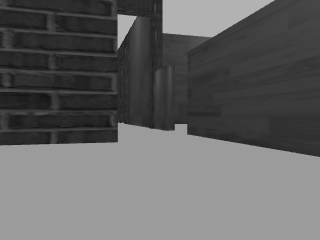
#> input picture computer_vision/computer_vision_project/orb_oriantation_task/frame1.png, 320 x 240 px
$ jupyter execute --allow-errors tasl.ipynb   (shell and % lines are left out)
#> lines starting #> are read from the running program, lines starting #| are printed output that depends on the picture; after the words box and inside, x2 and y2 are one past the last pixel; in counts of white or black regions, pixels touching at a corner belong together; long printed decimals are rounded
[cell 1]
import numpy as np
import cv2 as cv
from matplotlib import pyplot as plt
img = cv.imread('frame1.png',0)
#> img is the input picture: shape (240, 320); min 19, max 178, mean 99.4
# Initiate ORB detector
orb = cv.ORB_create()
# find the keypoints with ORB
kp = orb.detect(img,None)
#> kp = 84 keypoints; strongest (x, y, size): (163, 32, 31), (116, 141, 31), (188, 133, 31), (175, 125, 37.2)
# compute the descriptors with ORB
kp, des = orb.compute(img, kp)
# draw only keypoints location,not size and orientation
img2 = cv.drawKeypoints(img, kp, None, color=(0,255,0), flags=0)
plt.imshow(img2), plt.show()

[cell 2]
import numpy as np
import cv2 as cv
from matplotlib import pyplot as plt
img = cv.imread('frame2.png',0)
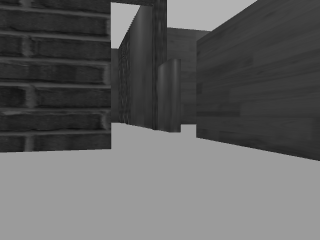
#> input picture computer_vision/computer_vision_project/orb_oriantation_task/frame2.png, 320 x 240 px
#> img is the input picture: shape (240, 320); min 14, max 178, mean 97
# Initiate ORB detector
orb = cv.ORB_create()
# find the keypoints with ORB
kp = orb.detect(img,None)
#> kp = 83 keypoints; strongest (x, y, size): (111, 46, 31), (112, 46, 44.6), (112, 47, 37.2), (118, 47, 31)
# compute the descriptors with ORB
kp, des = orb.compute(img, kp)
# draw only keypoints location,not size and orientation
img2 = cv.drawKeypoints(img, kp, None, color=(0,255,0), flags=0)
plt.imshow(img2), plt.show()

[cell 3]
import cv2
import matplotlib.pyplot as plt
import time

# read images
img1 = cv2.imread('frame1.png')
img2 = cv2.imread('frame2.png')

img2 = cv2.resize(img1, None, fx=0.5, fy=0.5)
#> img2: shape (120, 160, 3)
img1 = cv2.cvtColor(img1, cv2.COLOR_BGR2GRAY)
img2 = cv2.cvtColor(img2, cv2.COLOR_BGR2GRAY)
#> img2: shape (120, 160)

#sift
orb = cv2.ORB_create()
t0 = time.time()
keypoints_1, descriptors_1 = orb.detectAndCompute(img1, None)
#> keypoints_1 = 84 keypoints; strongest (x, y, size): (163, 32, 31), (116, 141, 31), (188, 133, 31), (175, 125, 37.2)
keypoints_2, descriptors_2 = orb.detectAndCompute(img2, None)
#> keypoints_2 = 20 keypoints; strongest (x, y, size): (57, 70, 31), (56, 70, 37.2), (56, 69, 44.6), (59, 62, 37.2)

#feature matching
bf = cv2.BFMatcher(cv2.NORM_L1, crossCheck=True)

matches = bf.match(descriptors_1, descriptors_2)
#> matches = 18 matches

matches = sorted(matches, key = lambda x:x.distance)

print ("Execution time: " + str(time.time() - t0))

img3 = cv2.drawMatches(img1, keypoints_1, img2, keypoints_2, matches, img2, flags=2)
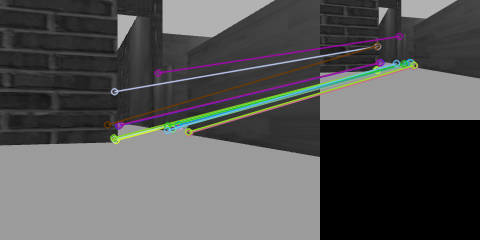
#> img3: shape (240, 480, 3); mean of channels 0, 1, 2 84.8, 85.2, 85; drawn as B, G, R
plt.figure(figsize=(25,15))
plt.imshow(img3)
plt.show()

[cell 4]
i=0
for k1 in keypoints_1:
    p=k1.pt
    print(p)
    i+=1
    if i==21:
        break
#> this loop made 21 passes
#> k1 on passes 1 to 12: keypoint at (163, 32), size 31, keypoint at (116, 34), size 31, keypoint at (213, 36), size 31, keypoint at (211, 37), size 31, keypoint at (119, 45), size 31, keypoint at (118, 47), size 31, keypoint at (117, 49), size 31, keypoint at (125, 49), size 31, keypoint at (113, 52), size 31, keypoint at (115, 56), size 31, keypoint at (115, 93), size 31, keypoint at (122, 122), size 31
#| (163.0, 32.0)
#| (116.0, 34.0)
#| (213.0, 36.0)
#| (211.0, 37.0)
#| (119.0, 45.0)
#| (118.0, 47.0)
#| (117.0, 49.0)
#| (125.0, 49.0)
#> (further printed lines are left out)
#> after the loop, i = 21

[cell 5]
i=0
for k1 in keypoints_2:
    p=k1.pt
    print(p)
    i+=1
    if i==21:
        break
#> this loop made 20 passes
#> k1 on passes 1 to 12: keypoint at (79, 36), size 31, keypoint at (57, 46), size 31, keypoint at (89, 62), size 31, keypoint at (76, 63), size 31, keypoint at (86, 64), size 31, keypoint at (94, 66), size 31, keypoint at (57, 70), size 31, keypoint at (56.4, 45.6), size 37.2, keypoint at (58.8, 62.4), size 37.2, keypoint at (91.2, 62.4), size 37.2, keypoint at (84, 63.6), size 37.2, keypoint at (93.6, 66), size 37.2
#> (k1, p) on passes 14, 15, 17, 18, 19, 20: (keypoint at (59, 61.9), size 44.6, (59.04, 61.92)), (keypoint at (83.5, 63.4), size 44.6, (83.52, 63.36)), (keypoint at (56.2, 69.1), size 44.6, (56.16, 69.12)), (keypoint at (60.5, 62.2), size 53.6, (60.48, 62.21)), (keypoint at (89.9, 62.2), size 53.6, (89.86, 62.21)), (keypoint at (84.7, 63.9), size 53.6, (84.67, 63.94))
#| (79.0, 36.0)
#| (57.0, 46.0)
#| (89.0, 62.0)
#| (76.0, 63.0)
#| (86.0, 64.0)
#| (94.0, 66.0)
#| (57.0, 70.0)
#| (56.400, 45.600)
#> (further printed lines are left out)
#> after the loop, i = 20

[cell 6]
type(keypoints_1)

#> (a cell that did not finish here is left out)

[cell 8]
import math
i=0
d_x=[]
d_y=[]
t_x=0
t_y=0
while i !=20 :
    print(keypoints_2[i].pt[0]-keypoints_1[i].pt[0],keypoints_2[i].pt[1]-keypoints_1[i].pt[1],math.atan(keypoints_1[i].pt[0]-keypoints_2[i].pt[0]/keypoints_1[i].pt[1]-keypoints_2[i].pt[1]))
    d_x.append(keypoints_2[i].pt[0]-keypoints_1[i].pt[0])
    d_y.append(keypoints_2[i].pt[1]-keypoints_1[i].pt[1])
    t_x+=keypoints_2[i].pt[0]-keypoints_1[i].pt[0]
    t_y+=keypoints_2[i].pt[1]-keypoints_1[i].pt[1]
    i+=1
#> this loop made 20 passes
#> (t_x, t_y) on passes 1 to 12: (-84, 4), (-143, 16), (-267, 42), (-402, 68), (-435, 87), (-459, 106), (-519, 127), (-587.6, 123.6), (-641.8, 134), (-665.6, 140.4), (-696.6, 111), (-725, 55)
#| -84.0 4.0 1.563
#| -59.0 12.0 1.556
#| -124.0 26.0 1.564
#| -135.0 26.0 1.564
#| -33.0 19.0 1.552
#| -24.0 19.0 1.551
#| -60.0 21.0 1.549
#| -68.600 -3.400 1.558
#> (further printed lines are left out)
#> after the loop, d_x = [-84, -59, -124, -135, -33, -24, -60, -68.6, -54.2, -23.8, -31, -28.4, -68.6, -50.96, -89.48, -73.4, -59.84, -127.5, -26.14, 26.67]; d_y = [4, 12, 26, 26, 19, 19, 21, -3.4, 10.4, 6.4, -29.4, -56, -53.4, -64.08, -65.64, -65.2, -61.88, -70.79, -78.79, -78.06]; i = 20; t_x = -1194.3; t_y = -482.8

[cell 9]
print(t_x/20,t_y/20)
#| -59.714 -24.142

[cell 10]
f_x=t_x/20
#> f_x = -59.71
f_y=t_y/20
#> f_y = -24.14
if f_x >0:
    print("right")
else:
    print("left")

if f_y >0:
    print("down")
else:
    print("Up")

[cell 11]
import math
math.atan(0.64)
#> Out = 0.569

[cell 12]
## Y result in negative this means fram2 going to y direction (up)
## x result is negative this meams fram2 going to x direction (left)
## O is too small mean that moving forward

[cell 13]
import cv2
import matplotlib.pyplot as plt
import time

# read images
img1 = cv2.imread('saved_img1.png')
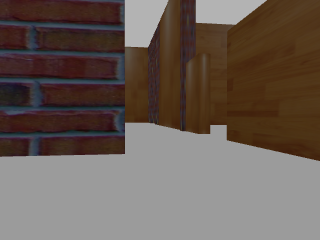
#> input picture computer_vision/computer_vision_project/orb_oriantation_task/saved_img1.png, 320 x 240 px
#> img1 is the input picture: shape (240, 320, 3); mean B, G, R 85.9, 93.2, 105.8
img2 = cv2.imread('saved_img2.png')
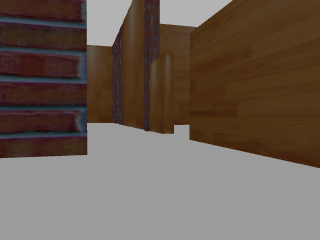
#> input picture computer_vision/computer_vision_project/orb_oriantation_task/saved_img2.png, 320 x 240 px
#> img2 is the input picture: shape (240, 320, 3); mean B, G, R 84.3, 94, 107.5

img2 = cv2.resize(img1, None, fx=0.5, fy=0.5)
#> img2: shape (120, 160, 3)
img1 = cv2.cvtColor(img1, cv2.COLOR_BGR2GRAY)
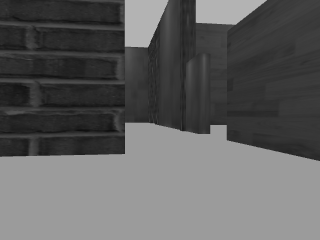
#> img1: shape (240, 320); min 14, max 179, mean 96.1
img2 = cv2.cvtColor(img2, cv2.COLOR_BGR2GRAY)
#> img2: shape (120, 160)

#sift
orb = cv2.ORB_create()
t0 = time.time()
keypoints_1, descriptors_1 = orb.detectAndCompute(img1, None)
#> keypoints_1 = 82 keypoints; strongest (x, y, size): (146, 46, 31), (125, 44, 31), (212, 125, 31), (126, 44, 37.2)
keypoints_2, descriptors_2 = orb.detectAndCompute(img2, None)
#> keypoints_2 = 27 keypoints; strongest (x, y, size): (104, 65, 31), (106, 63, 31), (61, 76, 31), (60, 76, 37.2)

#feature matching
bf = cv2.BFMatcher(cv2.NORM_L1, crossCheck=True)

matches = bf.match(descriptors_1, descriptors_2)
#> matches = 19 matches

matches = sorted(matches, key = lambda x:x.distance)

print ("Execution time: " + str(time.time() - t0))

img3 = cv2.drawMatches(img1, keypoints_1, img2, keypoints_2, matches, img2, flags=2)
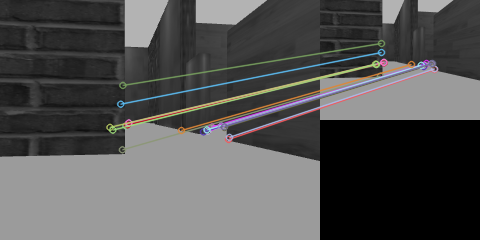
#> img3: shape (240, 480, 3); mean of channels 0, 1, 2 82.6, 82.9, 83.2; drawn as B, G, R
plt.figure(figsize=(25,15))
plt.imshow(img3)
plt.show()


import math
i=0
d_x=[]
d_y=[]
t_x=0
t_y=0
a_x1=0
a_y1=0
a_x2=0
a_y2=0
len_k1=len(keypoints_1)-1
#> len_k1 = 81
len_k2=len(keypoints_2)-1
#> len_k2 = 26
if len_k1>len_k2:
    len_k1=len_k2
#> len_k1 = 26
while i < len_k1:
    #print(keypoints_2[i].pt[0]-keypoints_1[i].pt[0],keypoints_2[i].pt[1]-keypoints_1[i].pt[1],math.atan(keypoints_1[i].pt[0]-keypoints_2[i].pt[0]/keypoints_1[i].pt[1]-keypoints_2[i].pt[1]))
    d_x.append(keypoints_2[i].pt[0]-keypoints_1[i].pt[0])
    d_y.append(keypoints_2[i].pt[1]-keypoints_1[i].pt[1])
    t_x+=keypoints_2[i].pt[0]-keypoints_1[i].pt[0]
    t_y+=keypoints_2[i].pt[1]-keypoints_1[i].pt[1]
    a_x1+=keypoints_1[i].pt[0]
    a_y1+=keypoints_1[i].pt[1]
    a_x2+=keypoints_2[i].pt[0]
    a_y2+=keypoints_2[i].pt[1]
    i+=1
#> this loop made 26 passes
#> (t_x, t_y, a_x1, a_y1, a_x2, a_y2) on passes 1 to 12: (-66, -1, 123, 32, 57, 31), (-130, -2, 248, 76, 118, 74), (-215, 4, 394, 122, 179, 126), (-281, 14, 517, 174, 236, 188), (-334, -3, 633, 253, 299, 250), (-351, -25, 756, 338, 405, 313), (-363, -67, 880, 443, 517, 376), (-433, -126, 1006, 566, 573, 440), (-496, -185, 1160, 689, 664, 504), (-549, -244, 1317, 813, 768, 569), (-647, -300, 1529, 938, 882, 638), (-764, -353, 1707, 1067, 943, 714)
#> after the loop, a_x1 = 3610.4; a_x2 = 2171.6; a_y1 = 2581.2; a_y2 = 1591.7; d_x = 26 values, max 64.2 at index 18, min -153.8 at index 15, mean -55.34; d_y = 26 values, max 31.2 at index 20, min -87 at index 18, mean -38.06; i = 26; t_x = -1438.8; t_y = -989.5

f_x=t_x/20
#> f_x = -71.94
f_y=t_y/20
#> f_y = -49.48

print(a_x1/len_k1,a_y1/len_k1,a_x2/len_k1,a_y2/len_k1)
#| 138.862 99.277 83.522 61.218
print(t_x/20,t_y/20)
#| -71.942 -49.476
if f_x >0:
    print("right")
else:
    print("left")

if f_y >0:
    print("down")
else:
    print("Up")

[cell 14]
x1=int(a_x1/len_k1)
#> x1 = 138
y1=int(a_y1/len_k1)
#> y1 = 99
x2=int(a_x2/len_k1)
#> x2 = 83
y2=int(a_y2/len_k1)
#> y2 = 61
i=img1.copy()
cv2.arrowedLine(i,(x1,y1),(x2,y2),(255,0,0),10);
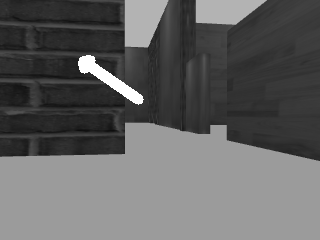
#> i: shape (240, 320); 1.17% of pixels changed, all inside (x1, y1, x2, y2) = (78, 55, 144, 105)
plt.figure(figsize=(25,15))
plt.imshow(i)
plt.show()
